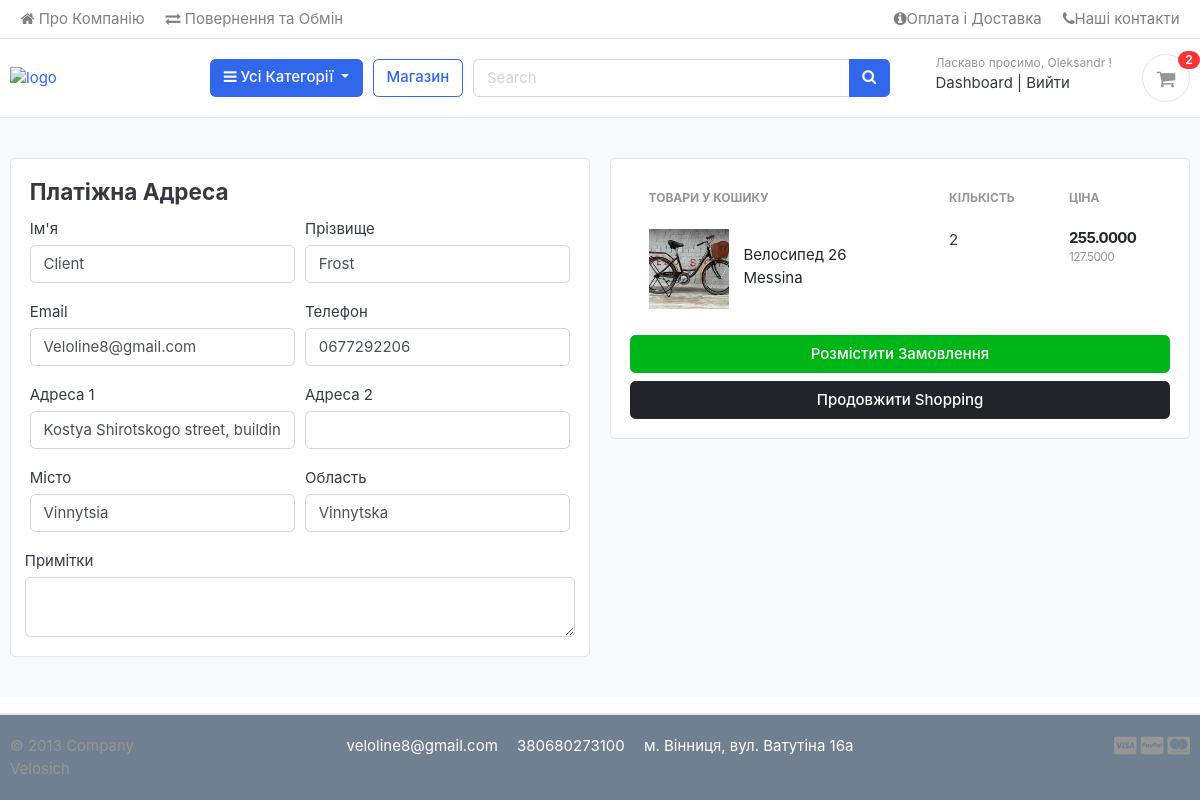
Page /cart/checkout/ (signed in) on the earlier database version.
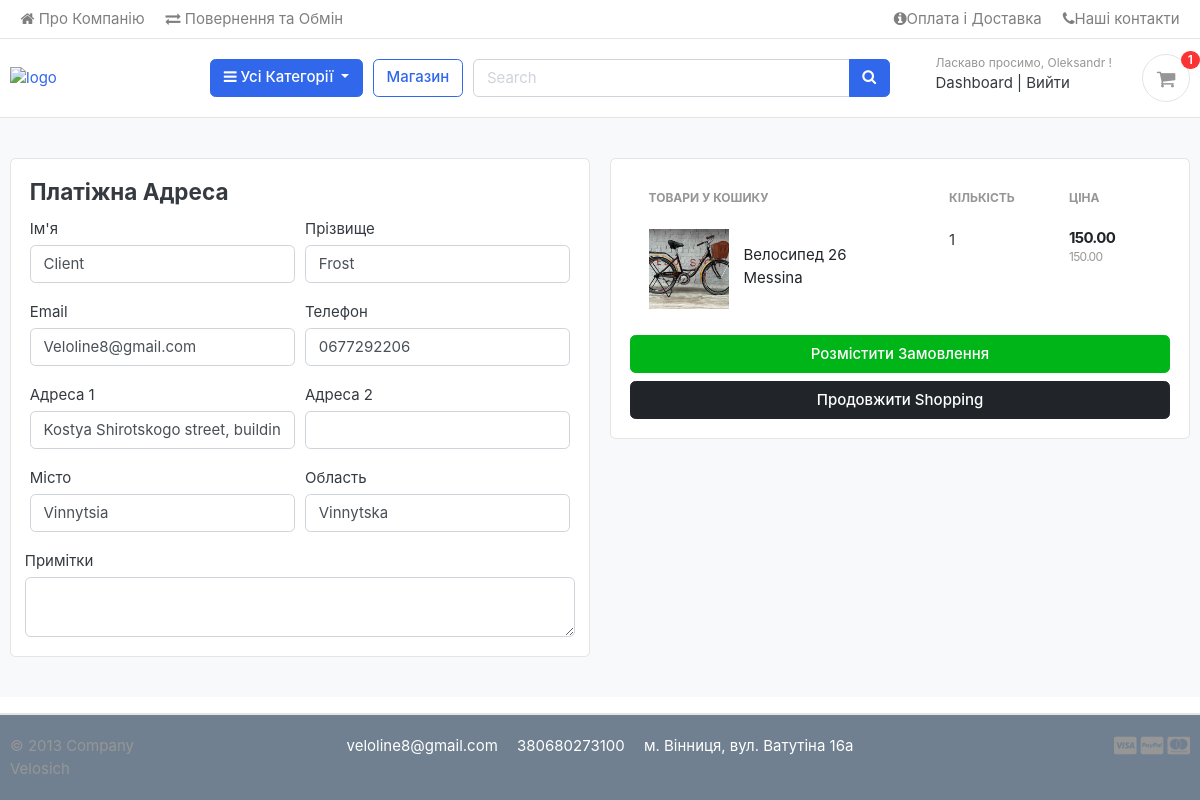
Same page on the later database version.
### carts/models.py (models this page shows, shortened)
class CartItem(models.Model):
    user = models.ForeignKey(Account, on_delete=models.CASCADE, null=True)
    product = models.ForeignKey(Product, on_delete=models.CASCADE)
    variations = models.ManyToManyField(Variation, blank=True)
    cart = models.ForeignKey(Cart, on_delete=models.CASCADE, null=True)
    quantity = models.IntegerField()
    is_active = models.BooleanField(default=True)
    def get_tiers(self):
        try:
            return PriceTier.objects.filter(product=self.product).order_by('-discount')
        except PriceTier.DoesNotExist:
            return None
    @property
    def discounted_price(self):
        tiers = self.get_tiers()
        if tiers:
            for tier in tiers:
                if self.quantity >= tier.min_quantity:
                    return self.product.price * (1 - tier.discount/100)
            else:
                return self.product.price
        return self.product.price
    def discounted_total(self):
        return self.discounted_price * self.quantity

### store/models.py (models this page shows, shortened)
class Product(models.Model):
    product_name = models.CharField(max_length=200, unique=True)
    slug = models.SlugField(max_length=200, unique=True)
    description = models.TextField(max_length=500, blank=True)
    product_code = models.CharField(max_length=5, unique=True, blank=True)
    price = MoneyField(max_digits=14, decimal_places=2, default_currency='USD')
    images = models.ImageField(upload_to="photos/products")
    stock = models.IntegerField()
    is_available = models.BooleanField(default=True)
    category = models.ForeignKey(Category, on_delete=models.CASCADE)
    created_date = models.DateTimeField(auto_now_add=True)
    modified_date = models.DateTimeField(auto_now_add=True)
    def get_url(self):
        return reverse("product_detail", args=[self.category.slug, self.slug])

class PriceTier(models.Model):
    product = models.ForeignKey(Product, on_delete=models.CASCADE, related_name="tier")
    min_quantity = models.PositiveIntegerField()
    discount = models.DecimalField(max_digits=4, decimal_places=2)

### carts/views.py (the view)
# urls.py: path("checkout/", views.checkout, name="checkout"),
@login_required(login_url='login')
def checkout(request, total=0, quantity=0, cart_items=None):
    try:
        grand_total = 0
        tax = 0
        if request.user.is_authenticated:
            cart_items = CartItem.objects.filter(user=request.user, is_active=True)
        else:
            cart = Cart.objects.get(cart_id=_cart_id(request))
            cart_items = CartItem.objects.filter(cart=cart, is_active=True)
        for cart_item in cart_items:
            total += (cart_item.product.price*(cart_item.quantity))
            quantity += cart_item.quantity
        tax = (total * 2) / 100
        grand_total = tax + total
    except ObjectDoesNotExist:
        pass
    initial_dict = {
            'first_name': 'A',
            'last_name': 'B',
            'phone': 'C',
            'email': 'fox@google.com',
            'address_line_1': 'E',
            'address_line_2': 'F',
            'state': 'G',
            'city': "K",
        }
    order = Order.objects.filter(user=request.user).last()
    form = OrderForm(instance=order)
    context = {
        "total": total,
        "quantity": quantity,
        "cart_items": cart_items,
        "grand_total": grand_total,
        "tax": tax,
        'form': form,
    }
    return render(request, 'store/checkout.html', context)

### orders/forms.py
class OrderForm(forms.ModelForm):
    class Meta:
        model = Order
        fields = ['first_name', 'last_name', 'phone', 'email', 'address_line_1', 'address_line_2', 'state', 'city', 'order_note']

### carts/context_processors.py (called while the page is built)
def counter(request):
    cart_count = 0
    if "admin" in request.path:
        return {}
    else:
        try:
            cart = Cart.objects.filter(cart_id=_cart_id(request))
            if request.user.is_authenticated:
                cart_items = CartItem.objects.all().filter(user=request.user)
            else:
                cart_items = CartItem.objects.all().filter(cart=cart[:1])
            for cart_item in cart_items:
                cart_count += cart_item.quantity
        except Cart.DoesNotExist:
            cart_count = 0
    return dict(cart_count=cart_count)

### carts/views.py (called while the page is built)
def _cart_id(request):
    cart = request.session.session_key
    if not cart:
        cart = request.session.create()
    return cart

### category/context_processors.py (called while the page is built)
def menu_links(request):
    links = Category.objects.all()
    return dict(links=links)

### category/models.py (called while the page is built)
    def get_url(self):
        return reverse("products_by_category", args=[self.slug])

### templates/store/checkout.html (shortened to what this page needs)
{% extends "base.html" %}
{% load static %}
{% block content %}
<section class="section-content padding-y bg">
  <div class="container">
  <div class="row">
    <aside class="col-lg-6">
  <div class="card">
    <div class="card-body">
      <h4 class="card-title" mb-2>Платіжна Адреса</h4>
      <form action="{% url 'place_order' %}" method="post">
        <div class="form-row">
          <div class="col form-group">
            <label for="">Ім'я</label>
            <input type="text" name="first_name" class="form-control" value="{{ form.first_name.value|default:'' }}" required>
          </div>
          <div class="col form-group">
            <label for="">Прізвище</label>
            <input type="text" name="last_name" class="form-control" value="{{ form.last_name.value|default:'' }}" required>
          </div>
        </div>
          <div class="form-row">
            <div class="col form-group">
              <label for="">Email</label>
              <input type="email" name="email" class="form-control" value="{{ form.email.value|default:'' }}" required>
            </div>
            <div class="col form-group">
              <label for="">Телефон</label>
              <input type="text" name="phone" class="form-control" value="{{ form.phone.value|default:'' }}" required>
            </div>
          </div>
          <div class="form-row">
            <div class="col form-group">
              <label for="">Адреса 1</label>
              <input type="text" name="address_line_1" class="form-control" value="{{ form.address_line_1.value|default:'' }}" required>
            </div>
            <div class="col form-group">
              <label for="">Адреса 2</label>
              <input type="text" name="address_line_2" class="form-control">
            </div>
          </div>
          <div class="form-row">
            <div class="col form-group">
              <label for="">Місто</label>
              <input type="text" name="city" class="form-control" value="{{ form.city.value|default:'' }}" required>
            </div>
            <div class="col form-group">
              <label for="">Область</label>
              <input type="text" name="state" class="form-control" value="{{ form.state.value|default:'' }}" required>
            </div>
          </div>
          <div class="form-row">
            <label for="">Примітки</label>
            <textarea name="order_note" class="form-control" rows="2"></textarea>
          </div>
    </div>
  </div>
    </aside>
    <aside class="col-lg-6">
      <div class="card">
      <div class="card-body">
        <table class="table table-borderless table-shopping-cart">
          <thead class="text-muted">
          <tr class="small text-uppercase">
            <th scope="col">Товари у Кошику</th>
            <th scope="col" width="120">Кількість</th>
            <th scope="col" width="120">Ціна</th>
          </tr>
          </thead>
          <tbody>
            {% for cart_item in cart_items %}
          <tr>
            <td>
              <figure class="itemside align-items-center">
                <div class="aside"><img src="{{ cart_item.product.images.url }}" class="img-sm"></div>
                <figcaption class="info">
                  <a href="{{ cart_item.product.get_url }}" class="title text-dark">{{ cart_item.product.product_name }}</a>
                </figcaption>
              </figure>
            </td>
            <td>
             <label for="">{{ cart_item.quantity }}</label>
            </td>
            <td>
              <div class="price-wrap">
                <var class="price">{{ cart_item.discounted_total }}</var>
                <small class="text-muted"> {{ cart_item.discounted_price }}</small>
              </div>
            </td>
          </tr>
          {% endfor %}
          </tbody>
          </table>
        <button type="submit" name="submit" class="btn btn-success btn-block">Розмістити Замовлення</button>
        <a href="{% url 'store' %}" class="btn btn-dark btn-block">Продовжити Shopping</a>
      </div>
      </div>
  </aside>
  </div>
  </div>
  </section>
{% endblock %}

### templates/includes/navbar.html (shortened to what this page needs)
{% load static %}
<header class="section-header">
  <nav class="navbar p-md-0 navbar-expand-sm navbar-light border-bottom">
  <div class="container">
    <div class="collapse navbar-collapse" id="navbarTop4">
      <ul class="navbar-nav mr-auto">
        <li class="nav-item dropdown">
         <a href="{% url 'about' %}" class="nav-link"><i class="fa fa-home" aria-hidden="true"></i> Про Компанію </a>
      </li>
        <li class="nav-item dropdown">
         <a href="{% url 'return_info' %}" class="nav-link"><i class="fa fa-exchange" aria-hidden="true"></i> Повернення та Обмін </a>
      </li>
      </ul>
      <ul class="navbar-nav">
      <li><a href="{% url 'info' %}" class="nav-link"> <i class="fa fa-info-circle" aria-hidden="true"></i>Оплата і Доставка </a></li>
      <li><a href="{% url 'contacts' %}" class="nav-link"> <i class="fa fa-phone"></i>Наші контакти </a></li>
    </ul>
    </div>
  </div>
  </nav>
  <section class="header-main border-bottom">
    <div class="container">
  <div class="row align-items-center">
    <div class="col-lg-2 col-md-3 col-6">
      <a href="{% url 'home' %}" class="brand-wrap">
        <img class="logo" src="{% static 'images/logo-white.png' %}" style="width: 180px;" alt="logo">
      </a>
    </div>
    <div class="col-lg col-sm col-md col-6 flex-grow-0">
      <div class="category-wrap dropdown d-inline-block float-right">
        <button type="button" class="btn btn-primary dropdown-toggle" data-toggle="dropdown">
          <i class="fa fa-bars"></i> Усі Категорії
        </button>
      </div>
    </div>
    <a href="{% url 'store' %}" class="btn btn-outline-primary">Магазин</a>
    <div class="col-lg  col-md-6 col-sm-12 col">
      <form action="{% url 'search' %}" class="search" method="GET">
        <div class="input-group w-100">
            <input type="text" class="form-control" style="width:60%;" placeholder="Search" name="keyword">
            <div class="input-group-append">
              <button class="btn btn-primary" type="submit">
                <i class="fa fa-search"></i>
              </button>
            </div>
          </div>
      </form>
    </div>
    <div class="col-lg-3 col-sm-6 col-8 order-2 order-lg-3">
          <div class="d-flex justify-content-end mb-3 mb-lg-0">
            {% if user.id is None %}
            <div class="widget-header">
              <small class="title text-muted">Ласкаво просимо, гість!</small>
              <div>
                <a href="{% url 'login' %}">Увійти</a> <span class="dark-transp"> | </span>
                <a href="{% url 'register' %}"> Зареєструватися</a>
              </div>
            </div>
            {% else %}
            <div class="widget-header">
              <small class="title text-muted">Ласкаво просимо, {{user.first_name}} !</small>
              <div>
                <a href="{% url 'dashboard' %}">Dashboard</a> <span class="dark-transp"> | </span>
                <a href="{% url 'logout' %}"> Вийти</a>
              </div>
            </div>
            {% endif %}
            <a href="{% url 'cart' %}" class="widget-header pl-3 ml-3">
              <div class="icon icon-sm rounded-circle border"><i class="fa fa-shopping-cart"></i></div>
              <span class="badge badge-pill badge-danger notify">{{ cart_count }}</span>
            </a>
          </div>
        </div>
  </div>
    </div>
  </section>
  </header>

Differences in the rows shown:
changed CartItem "Велосипед 26 Messina": quantity "2" → "1"; discounted_total "255.0000" → "150.00"; discounted_price "127.5000" → "150.00"
Other differences:
{{ cart_count }}: "2" → "1"
